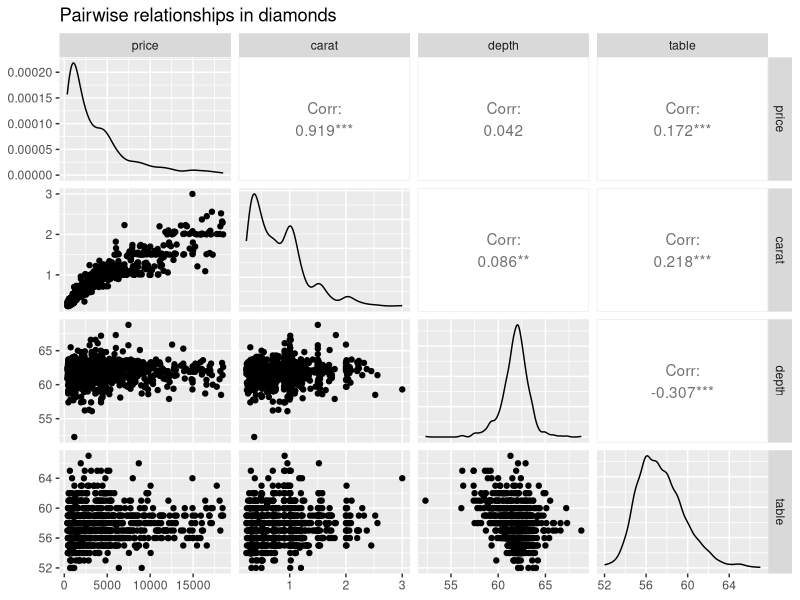

Generate this figure with R:
#| title: "Linearity and Collinearity"
#| category: "Week 6 Part 1: Pre-Modelling EDA"
#| dataset-name: "diamonds_sample"
#| description: "Before running a regression model to predict `price`, we must check for linearity and collinearity among our predictors. Use `GGally::ggpairs()` on the `diamonds_sample` dataset to plot the relationships between `price`, `carat`, `depth`, and `table`."
#| prerun-code: "set.seed(42)"
#| stub: "diamonds_sample |> \n  select(___, ___, ___, ___) |> \n  ___() + \n  labs(title = "Pairwise relationships in diamonds")"

library(ggplot2)
library(dplyr)
library(GGally)

set.seed(42)
diamonds_sample <- diamonds |> sample_n(1000)
  
p <- diamonds_sample |>
  select(price, carat, depth, table) |>
  ggpairs() +
  labs(title = "Pairwise relationships in diamonds")

print(p)
